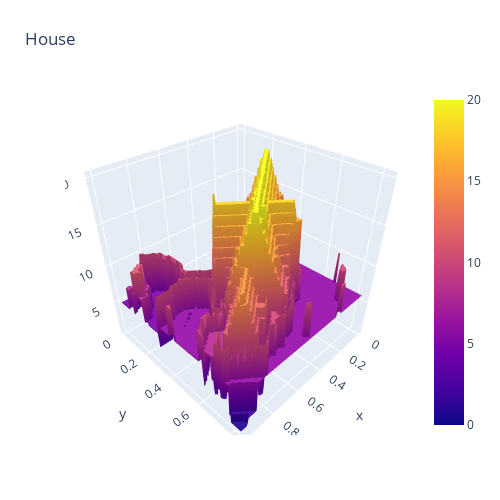

The notebook cell this image was saved under:
### Markdown cell above
### 3D PLOT

### Code cell
zthree = img_dms_raster[0]
sh_0, sh_1 = zthree.shape
x, y = np.linspace(0, 1, sh_0), np.linspace(0, 1, sh_1)
fig = go.Figure(data=[go.Surface(z=zthree, x=x, y=y)])
fig.update_layout(title='House', autosize=False,
                  width=500, height=500,
                  margin=dict(l=65, r=50, b=65, t=90))
fig.show()

### Figure 1 — Plotly figure (JSON) as saved in the notebook; plotly's stock layout.template omitted (floating-point values rounded to 4 significant figures; data arrays with more than 128 entries replaced by an {"elided": "..."} marker saying what was removed)
{"data": [{"type": "surface", "x": {"elided": "250 float values"}, "y": {"elided": "300 float values"}, "z": {"elided": "250x300 int values"}}], "layout": {"autosize": false, "height": 500, "margin": {"b": 65, "l": 65, "r": 50, "t": 90}, "title": {"text": "House"}, "width": 500}}
